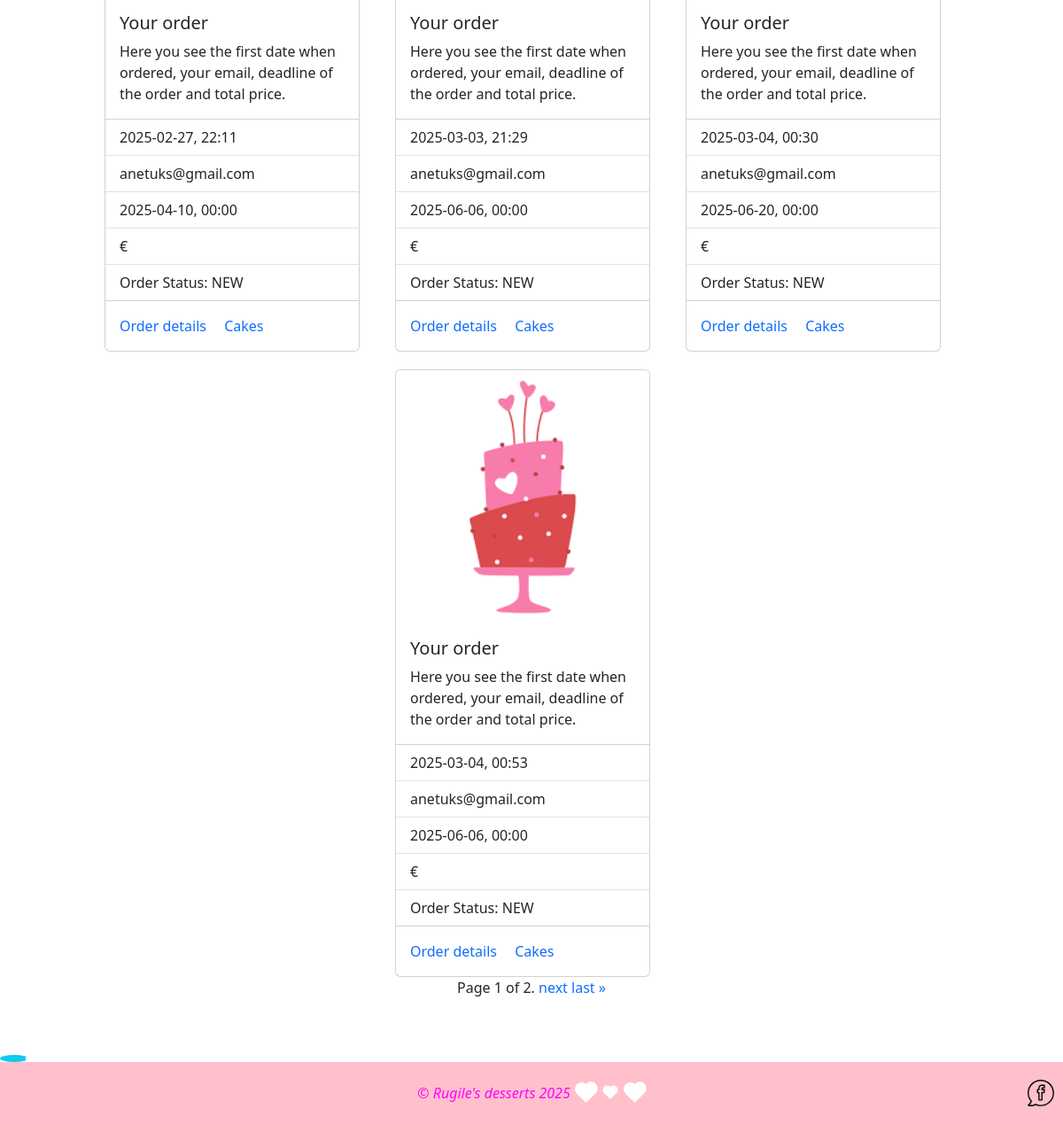
Before: /orders/ (signed in, lower part) with the older database file.
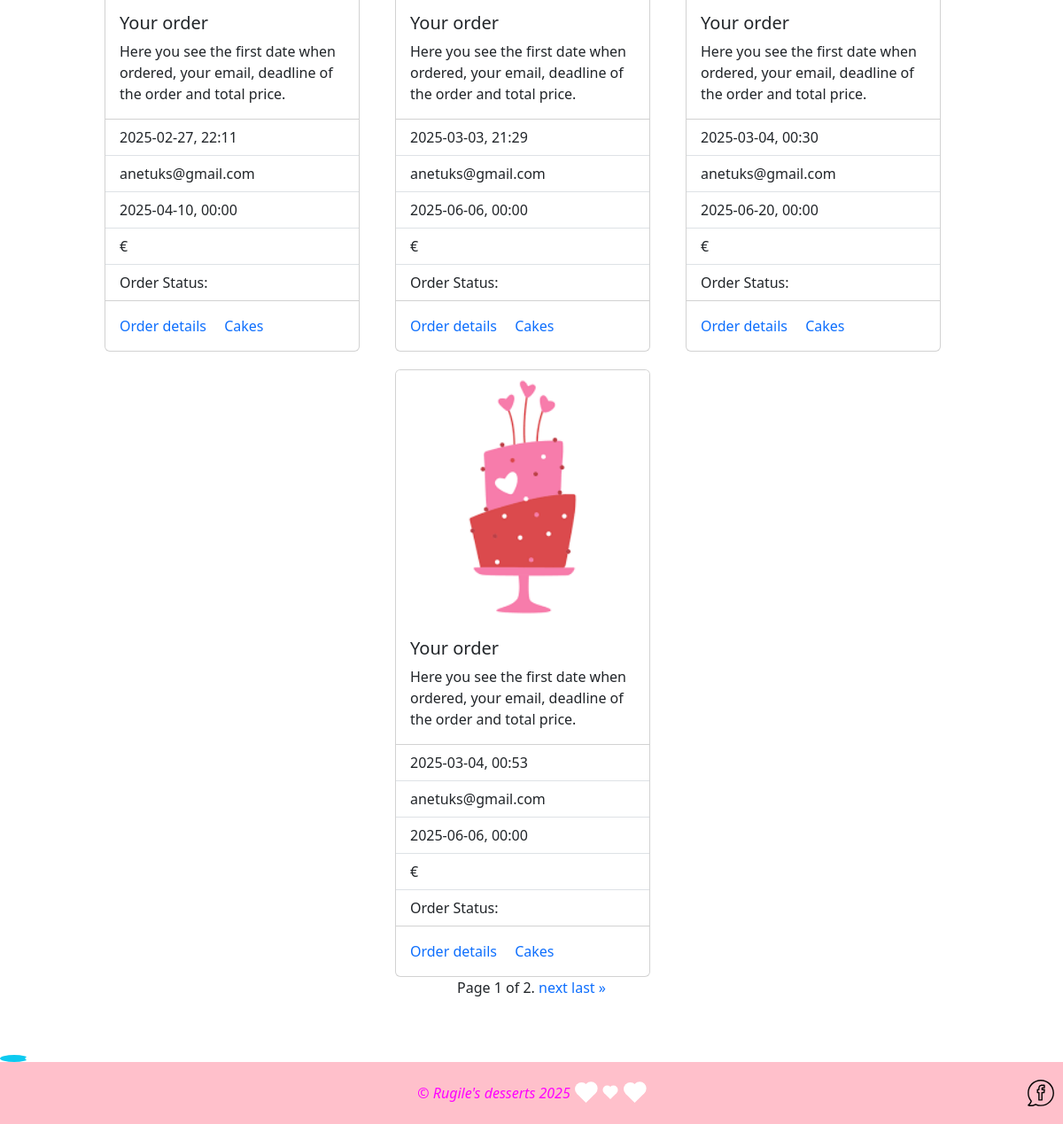
After: the same page with the newer database file.
### desserts/models.py (models this page shows, shortened)
class Order(models.Model):
    order_date = models.DateTimeField(blank=False, null=False, auto_now_add=True)
    user = models.ForeignKey(User, on_delete=models.SET_NULL, null=True, blank=True)
    deadline = models.DateTimeField(verbose_name="Deadline", null=True, blank=True)
    options = models.ManyToManyField(
        Option,
        blank=False,
        help_text="*To select more than one Option, press CTRL and left mouse key.",
    )
    product = models.ForeignKey(
        Product,
        on_delete=models.CASCADE,
        blank=False,
        null=True,
       )
    quantity = models.IntegerField(blank=True, null=False, default=1)
    NEW = "N"
    IN_PROGRESS = "P"
    COMPLETED = "C"
    DELIVERED = "D"
    ORDER_STATUSES = {
        NEW: "New",
        IN_PROGRESS: "In Progress",
        COMPLETED: "Completed",
        DELIVERED: "Delivered",
    }
    status = models.CharField(
        max_length=1, choices=ORDER_STATUSES, default="NEW", blank=True
    )
    class Meta:
        verbose_name = "Order"
        verbose_name_plural = "Orders"

### my_auth/models.py (models this page shows)
class User(AbstractUser):
    email = models.EmailField(unique=True, null=False, blank=False)
    USERNAME_FIELD = "email"
    REQUIRED_FIELDS = ["username"]
    def __str__(self):
        return self.email

### desserts/views.py (the view)
# urls.py: path("orders/", views.OrdersListView.as_view(), name="orders"),
class OrdersListView(LoginRequiredMixin, generic.ListView):
    template_name = "desserts/orders.html"
    paginate_by = 4
    model = Order
    context_object_name = "orders"
    ordering = ["id"]
    def get_queryset(self):
        return Order.objects.filter(user=self.request.user).order_by("id")

### desserts/templates/desserts/orders.html (shortened to what this page needs)
{% extends "desserts/base.html" %}
{% load static %}
{% block content %}
<br/>
{% if page_obj %}
<div class="cards-container">
    {% for order in page_obj %}
    <div class="card" style="width: 18rem;">
        {% if order.product.image %}
        <img src="{{ order.product.image.url }}" class="card-img-top" alt="...">
        {% else %}
        <img src="{% static 'desserts/img/default.png' %}" class="card-img-top" alt="No Image Available">
        {% endif %}
        <div class="card-body">
            <h5 class="card-title">Your order</h5>
            <p class="card-text">Here you see the first date when ordered, your email, deadline of the order and total
                price. </p>
        </div>
        <ul class="list-group list-group-flush">
            <li class="list-group-item">{{ order.order_date|date:"Y-m-d, H:i" }}</li>
            <li class="list-group-item">{{ order.user }}</li>
            <li class="list-group-item">{{ order.deadline|date:"Y-m-d, H:i" }}</li>
            <li class="list-group-item">{{ order.total_price }} €</li>
            <li class="list-group-item">Order Status: {{ order.status }}</li>
        </ul>
        <div class="card-body">
            <a href="{% url 'order_details' order.id %}" class="card-link">Order details</a>
            <a href="{% url 'cake_options' %}" class="card-link">Cakes</a>
        </div>
    </div>
    <br>
    {% endfor %}
    {% else %}
    <p>There are no orders at the moment.</p>
    {% endif %}
</div>
    <div class="pagination-container">
        <div class="pagination pagination-sm justify-content-center">
    <span class="step-links">
        <span class="current">
            Page {{ page_obj.number }} of {{ page_obj.paginator.num_pages }}.
        </span>
        {% if page_obj.has_next %}
            <a href="?page={{ page_obj.next_page_number }}">next</a>
            <a href="?page={{ page_obj.paginator.num_pages }}">last &raquo;</a>
        {% endif %}
    </span>
        </div>
    </div>
{% endblock content %}

Changed rows visible on the page:
changed Order (number 1 of 4 on the later page): status "NEW" → (not shown)
changed Order (number 2 of 4 on the later page): status "NEW" → (not shown)
changed Order (number 3 of 4 on the later page): status "NEW" → (not shown)
changed Order (number 4 of 4 on the later page): status "NEW" → (not shown)
